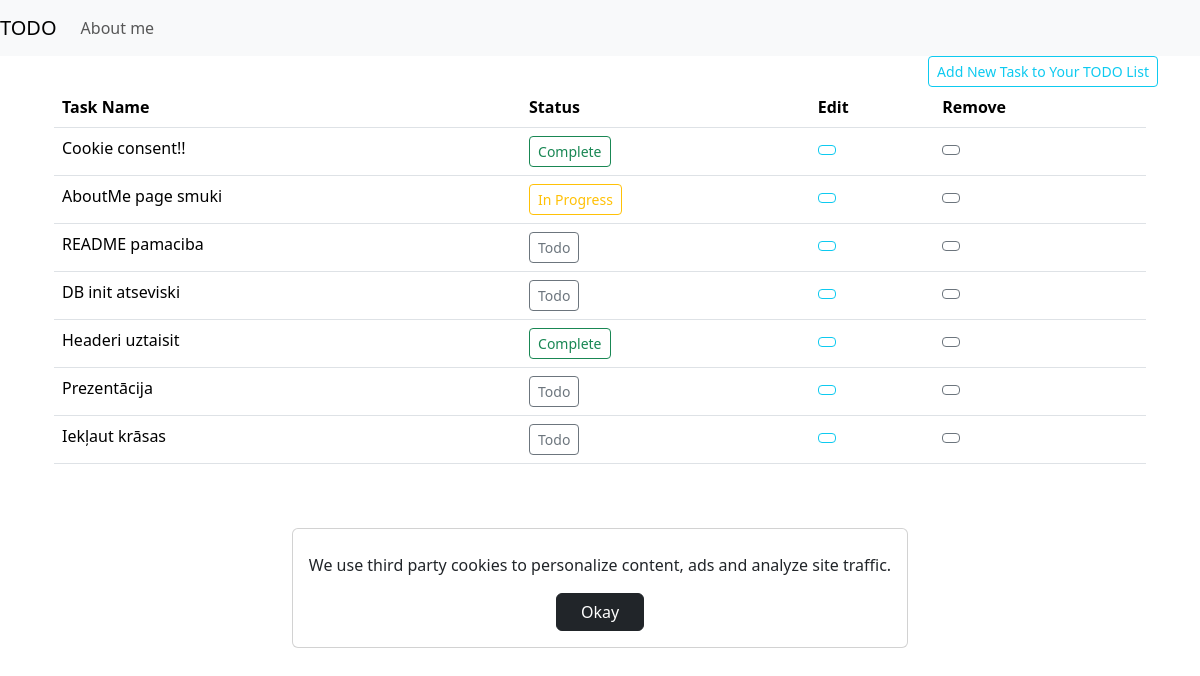
Before: / with the older database file.
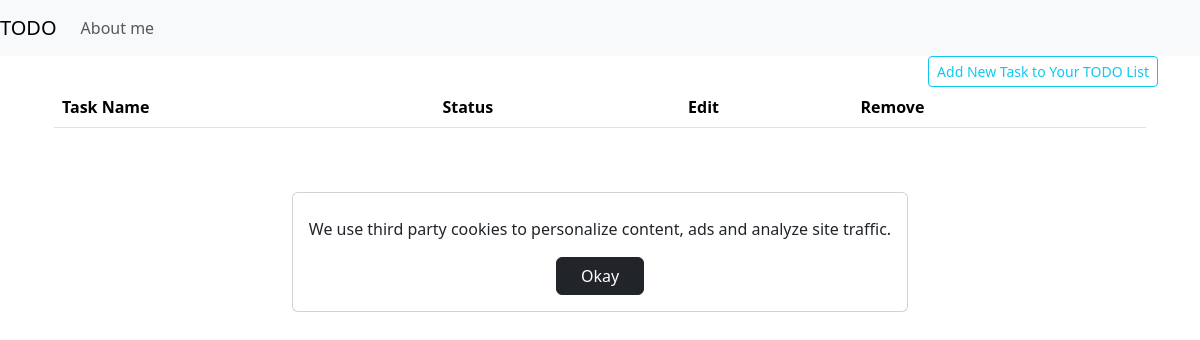
After: the same page with the newer database file.
### tables this page shows
CREATE TABLE tasks(
                id INTEGER PRIMARY KEY AUTOINCREMENT,
                name varchar(255) NOT NULL,
                status char(30)
            );

### app.py (the view)
@app.route("/")
def home():
    tasks = database.fetch_todo()
    return render_template("index.html", taskItems=tasks) #rendering index.html file

### database.py (called while the page is built)
def fetch_todo():
    conn = sqlite3.connect('./db/database.db')
    query_results = conn.execute("Select * from tasks;").fetchall()
    conn.close()
    todo_list = []
    for result in query_results:
        item = {
            "id": result[0],
            "name": result[1],
            "status": result[2]
        }
        todo_list.append(item)
    return todo_list

### templates/index.html (shortened to what this page needs)
<!DOCTYPE html>
<html lang="en">
<head>
    <link href="https://cdn.jsdelivr.net/npm/bootstrap@5.3.3/dist/css/bootstrap.min.css" rel="stylesheet">
</head>
<body>
        <nav class="navbar navbar-expand-lg navbar-light bg-light">
            <a class="navbar-brand" href="{{ url_for('home') }}">TODO</a>
            <div class="collapse navbar-collapse" id="navbarNav">
                <ul class="navbar-nav mr-auto">
                    <li class="nav-item"><a class="nav-link" href="{{ url_for('about_me') }}">About me</a></li>
                </ul>
            </div>
        </nav>
        <div class="container">
            <div style="text-align: right;">
                <button type="button" class="btn btn-outline-info btn-sm" data-bs-toggle="modal"
                                                                data-bs-target="#task-modal" data-source="New Task">Add New Task to Your TODO List</button>
            </div>
        <div class="container table-responsive">
            <table class="table">
                <thead>
                <tr>
                    <th class="task">Task Name</th>
                    <th class="status">Status</th>
                    <th class="update">Edit</th>
                    <th class="update">Remove</th>
                </tr>
                </thead>
                <tbody>
                    {% for task in taskItems %}
                    <tr>
                        <td>{{task.name}}</td>
                        {% if task.status == "In Progress" %}
                            <td><button type="button" class="btn btn-outline-warning btn-sm state"
                                                                data-source="{{task.id}}">{{task.status}}</button></td>
                        {%endif%}
                        {% if task.status == "Todo" %}
                            <td><button type="button" class="btn btn-outline-secondary btn-sm state"
                                                                data-source="{{task.id}}">{{task.status}}</button></td>
                        {%endif%}
                        {% if task.status == "Complete" %}
                            <td><button type="button" class="btn btn-outline-success btn-sm state"
                                                                data-source="{{task.id}}">{{task.status}}</button></td>
                        {%endif%}
                        <td><button type="button" class="btn btn-outline-info btn-sm" data-bs-toggle="modal"
                                                                data-bs-target="#task-modal" data-source="{{task.id}}"
                                                                data-content="{{task.name}}">
                                                </button></td>
                        <td><button class="btn btn-outline-secondary btn-sm remove" data-source="{{task.id}}"
                                                                type="button">
                                                </button></td>
                    </tr>
                    {% endfor %}
                </tbody>
            </table>
            </div>
        </div>
        <div id="hide-cookies" style="display: none;">
        <div class="d-flex justify-content-center mt-5 h-100">
            <div class="d-flex align-items-center align-self-center card p-3 text-center cookies"><span class="mt-2">We use third party cookies to personalize content, ads and analyze site traffic.</span></a>
                <button
                    id="submit-cookies" class="btn btn-dark mt-3 px-4" type="button">Okay</button>
            </div>
        </div>
        </div>
</body>
</html>

### templates/index.html (style rules this page uses)
#hide-cookies { display: none; }

Changed rows visible on the page:
removed tasks: name "Cookie consent!!", status "Complete"
removed tasks: name "AboutMe page smuki", status "In Progress"
removed tasks: name "README pamaciba", status "Todo"
removed tasks: name "DB init atseviski", status "Todo"
removed tasks: name "Headeri uztaisit", status "Complete"
removed tasks: name "Prezentācija", status "Todo"
removed tasks: name "Iekļaut krāsas", status "Todo"
